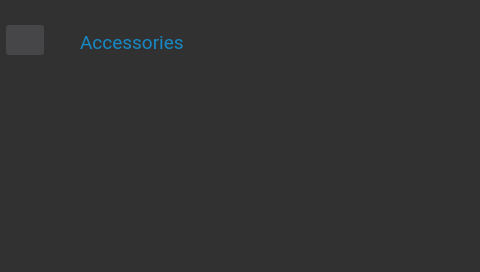
<?xml version="1.0" encoding="UTF-8"?>
<ui version="4.0">
 <class>AccessoriesWindowClinical</class>
 <widget class="QDialog" name="AccessoriesWindowClinical">
  <property name="geometry">
   <rect>
    <x>0</x>
    <y>0</y>
    <width>480</width>
    <height>272</height>
   </rect>
  </property>
  <property name="windowTitle">
   <string>Dialog</string>
  </property>
  <property name="styleSheet">
   <string notr="true">background-color: rgb(49, 49, 49);</string>
  </property>
  <widget class="QPushButton" name="backAccessories">
   <property name="geometry">
    <rect>
     <x>6</x>
     <y>25</y>
     <width>38</width>
     <height>30</height>
    </rect>
   </property>
   <property name="focusPolicy">
    <enum>Qt::NoFocus</enum>
   </property>
   <property name="styleSheet">
    <string notr="true">border:none;
border-radius:3px;
background-color: rgb(70, 70, 73);</string>
   </property>
   <property name="text">
    <string/>
   </property>
   <property name="icon">
    <iconset resource="../rsc/resource.qrc">
     <normaloff>:/icons/previous.png</normaloff>:/icons/previous.png</iconset>
   </property>
  </widget>
  <widget class="QLabel" name="titleAccessories">
   <property name="geometry">
    <rect>
     <x>80</x>
     <y>30</y>
     <width>171</width>
     <height>25</height>
    </rect>
   </property>
   <property name="font">
    <font>
     <family>Roboto</family>
     <pointsize>14</pointsize>
    </font>
   </property>
   <property name="styleSheet">
    <string notr="true">color:#1788c3
</string>
   </property>
   <property name="text">
    <string>Accessories</string>
   </property>
  </widget>
 </widget>
 <resources>
  <include location="../rsc/resource.qrc"/>
 </resources>
 <connections/>
</ui>
